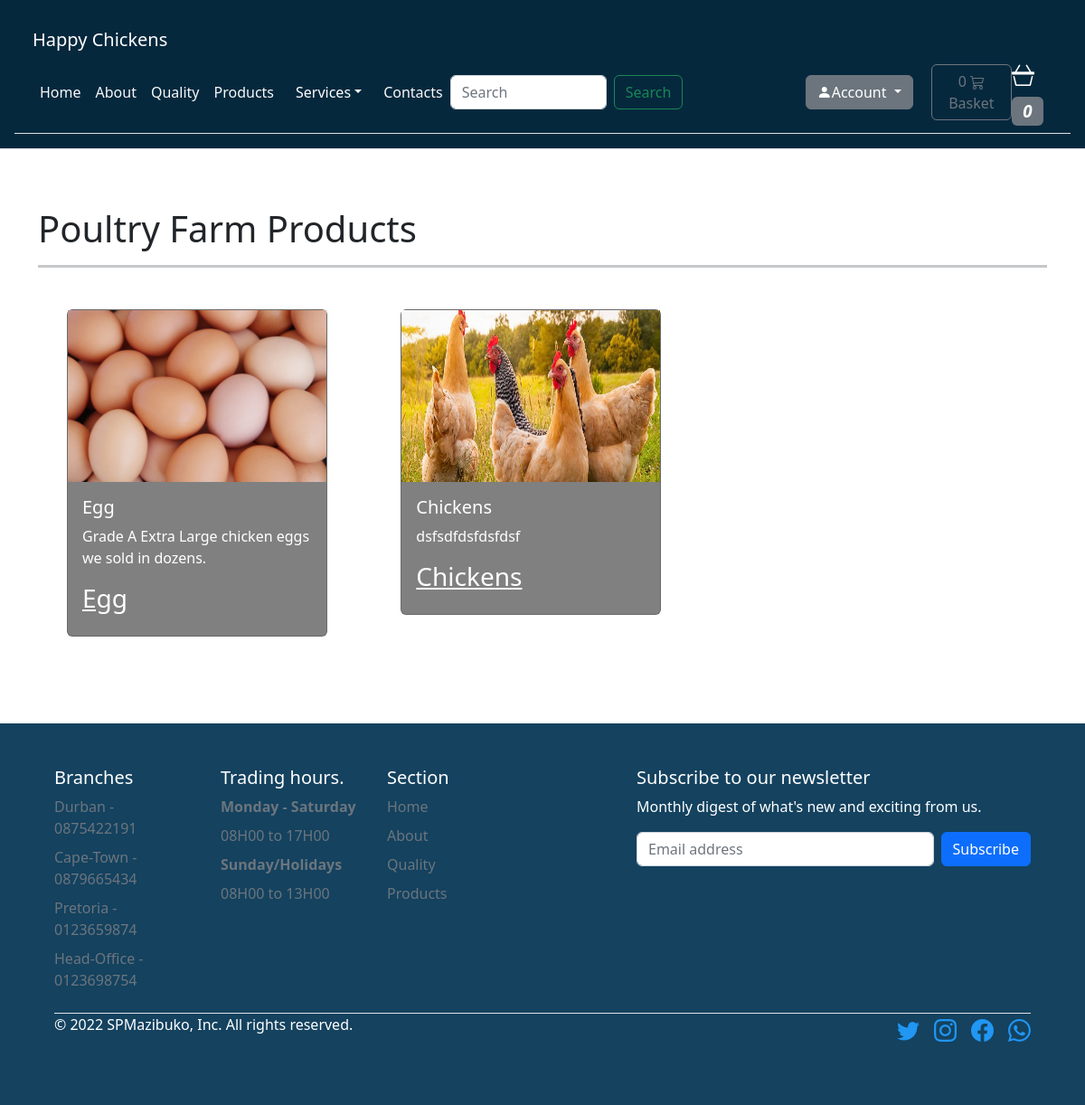
Page /products on the committed database.
### store/models.py (models this page shows, shortened)
class Product(models.Model):
    category = models.ForeignKey(Category, related_name='product', on_delete=models.CASCADE)
    created_by = models.ForeignKey(User, on_delete=models.CASCADE, related_name='product_creator')
    title = models.CharField(max_length=255)
    author = models.CharField(max_length=255, default='admin')
    description = models.TextField(blank=True)
    image = models.ImageField(upload_to='images/')
    slug = models.SlugField(max_length=255)
    price = models.DecimalField(max_digits=10, decimal_places=0)
    in_stock = models.BooleanField(default=True)
    is_active = models.BooleanField(default=True)
    created = models.DateTimeField(auto_now_add=True)
    updated = models.DateTimeField(auto_now=True)
    objects = models.Manager()
    products = ProductManager()
    class Meta:
        verbose_name_plural = 'Products'
        ordering = ('-created',)
    def get_absolute_url(self):
        return reverse('store:product_detail', args=[self.slug])

### store/views.py (the view)
# urls.py: path('products', views.all_products, name='all_products'),
def all_products(request):
    products = Product.products.all()
    return render(request, 'store/products.html', {'products': products})

### basket/basket.py (called while the page is built)
    def __len__(self):
        return sum(item['qty'] for item in self.basket.values())

### basket/context_processors.py (called while the page is built)
def basket(request):
    return {'basket': Basket(request)}

### store/models.py (called while the page is built)
    def get_queryset(self):
        return super(ProductManager, self).get_queryset().filter(is_active=True)

### templates/store/products.html (shortened to what this page needs)
<!DOCTYPE html>
{% extends "./base.html" %}
{% load static %}
{% block content %}
<main>
  <div class="py-5 container">
    <div class="align-item-center justify-content-center pb-3">
      <div>
        <h1>Poultry Farm Products</h1>
        <hr class="bg-dark mt-2 mb-2 d-inline-block mx-auto" style="width: 100%; height:3px;">
      </div>
      <div class="row p-3">
      {% for product in products %}
        <div class="col-4">
          <div class="card m-3" style="width: 18rem;background:grey;">
            <img class="card-img-fluid" src="{{ product.image.url }}" alt="Chickens" style="height:190px"/>
              <div class="card-body">
                <h5 class="card-title text-white"><stong>{{ product.title }}</strong></h5>
                <p class="card-text text-white">{{ product.description }}</p>
                <a class="text-white" href="{{ product.get_absolute_url }}"><h3>{{ product.title }}</h3></a>
              </div>
            </div>
          </div>
      {% endfor %}
        </div>
      </div>
        </div>
      </div>
{% endblock %}

### static/styles/dashboard_style.css (style rules this page uses)
:root { --main-bg-color: #009d63; --main-text-color: #009d63; --second-text-color: #bbbec5; --second-bg-color: #c1efde; }

### rows in the picture
Product: image (picture), title "Egg", description "Grade A Extra Large chicken eggs we sold in dozens."
Product: image (picture), title "Chickens", description "dsfsdfdsfdsfdsf"
